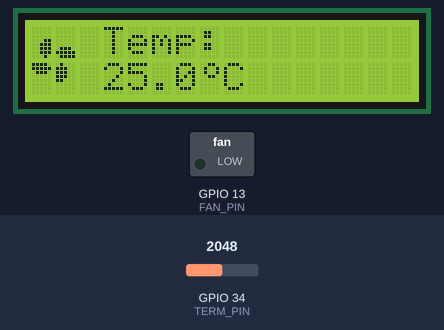
This sketch was run on a simulated ESP32. Shown: 16×2 character LCD, switched loads named in the sketch (green lamp = pin HIGH). Inputs (shaded band) come from the test bench; at power-on: GPIO 34 (TERM_PIN) = 2048.

Above: at 1.2 s.
1.3 s: GPIO 34 (TERM_PIN) set to 1866
At 1.8 s:
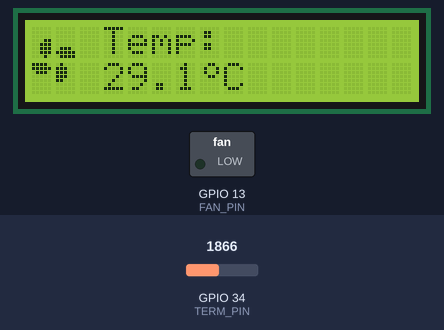
2.8 s: GPIO 34 (TERM_PIN) set to 1795
At 3.0 s:
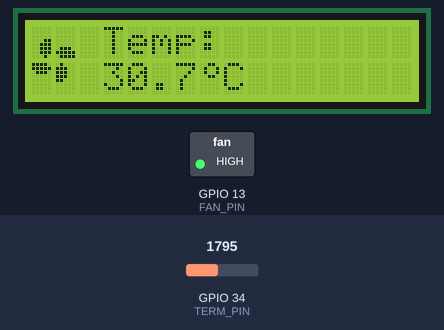
5.1 s: GPIO 34 (TERM_PIN) set to 2047
At 6.5 s:
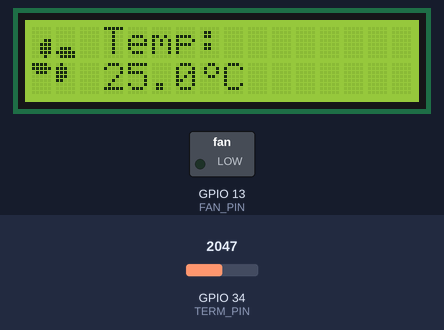
Timing chart, 0 to 8.1 s (numbered marks = the images above; inputs shaded):
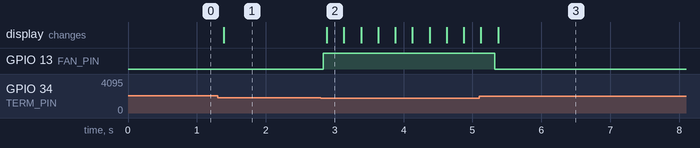

The sketch:

thermistor_fan_control.ino
```cpp
#include <Wire.h>
#include <LiquidCrystal_I2C.h>

#define TERM_PIN 34
#define FAN_PIN 13
#define SDA 27
#define SCL 14

#define FAN_ON_TEMP 30
#define FAN_OFF_TEMP 28

LiquidCrystal_I2C lcd(0x27, 16, 2);

bool fanState = false;
bool frame = false;
unsigned long lastAnim = 0;

byte fan1[4][8] = {
 { B00000, B00000, B00000, B00011, B00111, B00111, B00111, B00010 },
 { B00000, B00000, B00000, B00000, B00000, B01110, B11111, B01111 },
 { B01000, B11100, B11100, B11100, B11000, B00000, B00000, B00000 },
 { B11110, B11111, B01110, B00000, B00000, B00000, B00000, B00000 }
};

byte fan2[4][8] = {
 { B00000, B00000, B00000, B00000, B00001, B01101, B11111, B11110 },
 { B00000, B00000, B00000, B11000, B11100, B11100, B11000, B01110 },
 { B01111, B11111, B10110, B10000, B00000, B00000, B00000, B00000 },
 { B01110, B00011, B00111, B00111, B00011, B00000, B00000, B00000 }
};

byte degree[8] = {
 B00110,
 B01001,
 B01001,
 B00110,
 B00000,
 B00000,
 B00000,
 B00000
};

void loadFrame1(){
 for(int i=0;i<4;i++) lcd.createChar(i, fan1[i]);
}

void loadFrame2(){
 for(int i=0;i<4;i++) lcd.createChar(i, fan2[i]);
}

void drawFan(){
 lcd.setCursor(0,0);
 lcd.write(byte(0));
 lcd.write(byte(1));
 lcd.setCursor(0,1);
 lcd.write(byte(3));
 lcd.write(byte(2));
}

void setup() {

 pinMode(FAN_PIN, OUTPUT);

 Wire.begin(SDA,SCL);

 if(!i2CAddrTest(0x27))
  lcd = LiquidCrystal_I2C(0x3F,16,2);

 lcd.init();
 lcd.backlight();

 loadFrame1();
 lcd.createChar(7, degree);
}

void loop() {

 int adcValue = analogRead(TERM_PIN);
 double voltage = (float)adcValue / 4095.0 * 3.3;
 double R = 10 * voltage / (3.3 - voltage);
 double temp = 1 / ((1.0 / (25 + 273.15)) + (log(R / 10.0) / 3950.0)) - 273.15;

 if(!fanState && temp >= FAN_ON_TEMP)
  fanState = true;

 if(fanState && temp <= FAN_OFF_TEMP)
  fanState = false;

 digitalWrite(FAN_PIN, fanState);

 if(!fanState){
   loadFrame1();
   drawFan();
 }
 else{
   if(millis() - lastAnim > 200){
     lastAnim = millis();
     frame = !frame;

     if(frame) loadFrame1();
     else loadFrame2();

     drawFan();
   }
 }

 lcd.setCursor(3,0);
 lcd.print("Temp:");

 lcd.setCursor(3,1);
 lcd.print(temp,1);
 lcd.write(byte(7));
 lcd.print("C   ");

 delay(200);
}

bool i2CAddrTest(uint8_t addr){
 Wire.beginTransmission(addr);
 if(Wire.endTransmission()==0) return true;
 return false;
}
```

Measured:
- the behaviour switches between 1825 and 1824 on GPIO 34 (TERM_PIN) (found by bisection; images 1 and 2)
- after the input at 1.3 s, the display: changes after 0.09 s (image 1)
- after the input at 2.8 s, GPIO 13 (FAN_PIN): LOW → HIGH at once; the display: changes after 0.08 s (image 2)
- after the input at 5.1 s, GPIO 13 (FAN_PIN): HIGH → LOW after 0.22 s
